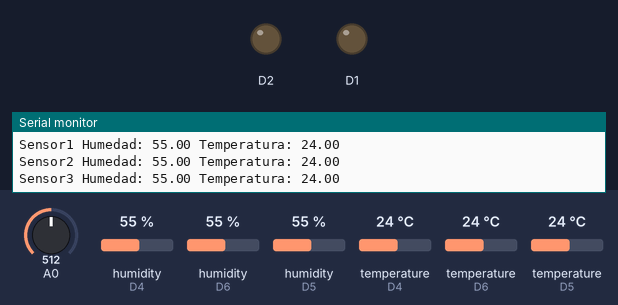
The sketch below on a simulated ESP8266 (NodeMCU). Shown: output pins drawn as LEDs (lit = HIGH), the last lines printed to the serial monitor. The inputs (shaded band) are chosen by the test bench; at power-on: A0 = 512, humidity (sensors on D4, D6, D5) 55 %, temperature (sensors on D4, D6, D5) 24 °C.

Above: at 1.0 s.
At 2.5 s:
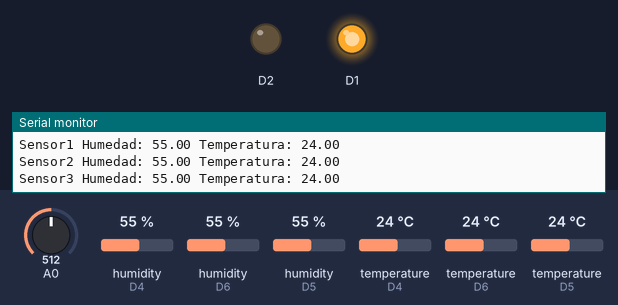
At 3.5 s:
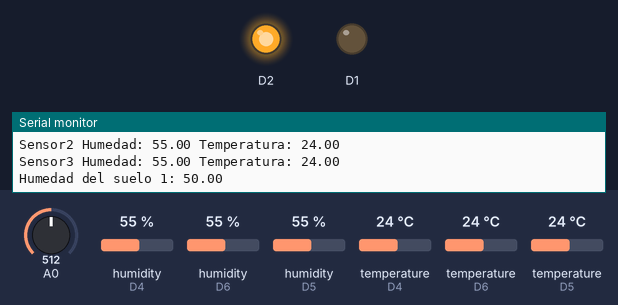
Timing chart, 0 to 5.3 s (numbered marks = the images above):
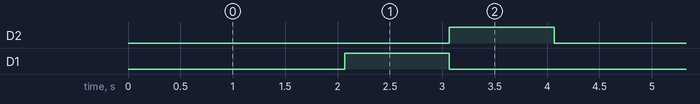

Measured:
- by itself, D2, D1: alternates HIGH for 1.0 s and LOW for 3.1 s
- by itself, everything shown: repeats every 4.1 s, in 3 steps

The sketch:

DHT22.ino
```cpp
// librerias necesarias
#include "DHT.h"

// Definicion de pines y tipo de sensor

#define DHTTYPE DHT22   // DHT 22
#define Sensor1 D5
#define Sensor2 D6
#define Sensor3 D4
const int pin4 = 0;
const int pin5 = 0;
int humedadSuelo1 = 0;

// Prototipos Funciones
void configurarDHT22();
float ValidadValor(float valor);
float MedirHumedad(byte sensor);
float MedirTemperatura(byte sensor);
void imprimitHumedadYTemperatura(byte i);
float sensarHumedad(byte sensor);
// Se inicializan los objetos

DHT dht1(Sensor1,DHTTYPE);
DHT dht2(Sensor2,DHTTYPE);
DHT dht3(Sensor3,DHTTYPE);

void setup() {
  configurarDHT22();
  Serial.begin(9600);
  pinMode(D1,OUTPUT);
  pinMode(D2,OUTPUT);
}

void loop() {
  for(int i=1;i<=3;i++)imprimitHumedadYTemperatura(i);
  delay(2000);
  humedadSuelo1 = map(analogRead(pin4),0,1024,100,0);

  Serial.println("Humedad del suelo 1: " + String(sensarHumedad(1)));
  Serial.println("Humedad del suelo 2: " + String(sensarHumedad(2)));

}

float sensarHumedad( byte sensor){
  float Humedad = 0;
  if(sensor==1){
    digitalWrite(D1,HIGH);
    delay(500);
    Humedad = map(analogRead(pin4),0,1024,100,0);
    delay(500);
    digitalWrite(D1,LOW);
  }
  else if (sensor==2){
    digitalWrite(D2,HIGH);
    delay(500);
    Humedad = map(analogRead(pin4),0,1024,100,0);
    delay(500);
      digitalWrite(D2,LOW);
  }
    return Humedad ;
}


void imprimitHumedadYTemperatura(byte i){
  Serial.print("Sensor");
  Serial.print(i);
  Serial.print(" Humedad: ");
  Serial.print(MedirHumedad(i));
  Serial.print(" Temperatura: ");
  Serial.println(MedirTemperatura(i));
}
void configurarDHT22(){
  dht1.begin();
  dht2.begin();
  dht3.begin();
}

float ValidadValor(float valor){
  if (isnan(valor)) return 0;
  return valor;
}

float MedirHumedad(byte sensor){
  if(sensor == 1) return ValidadValor(dht1.readHumidity());
  else if(sensor == 2) return ValidadValor(dht2.readHumidity());
  else if(sensor == 3) return ValidadValor(dht3.readHumidity());
  else return 0;
}

float MedirTemperatura(byte sensor){
  if(sensor == 1) return ValidadValor(dht1.readTemperature());
  else if(sensor == 2) return ValidadValor(dht2.readTemperature());
  else if(sensor == 3) return ValidadValor(dht3.readTemperature());
  else return 0;
}
```
